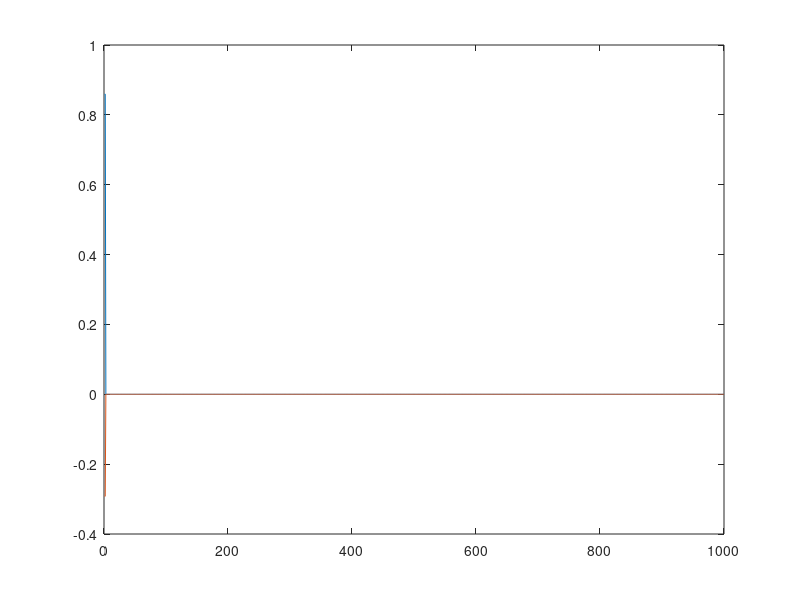

Source code (MATLAB): (Note: this script raises an error after producing the figure.)
%% PART 3
clear; close all; clc;

N1 = 10;                    % Number of Samples
Nmc = 1000;                 % Number of Monte Carlos
sigma_n = 0.3;              % Standard Deviation [deg/s]
t1 = 0:(N1-1);              % Time [s]
w1 = 2*pi/N1;               % Frequency [rad/s]
a = 1;                      % Gyroscope Bias Factor
b = 0;                      % Gyroscope Bias Factor

% Simulation
n1 = sigma_n*randn(N1,1);       % Noise
r1 = 100*sin(w1*t1)';           % Sine Wave
g1 = a*r1 + b*ones(N1,1) + n1;  % Gyroscope Measurements

% (A)
% Least Squares
Ha = [r1 ones(N1,1)];        % Geometry Matrix
xa = pinv(Ha)*g1;            % State Estimate
fprintf('a) 10 Sample; Individual Least Squares Estimate: [%0.3g %0.3g]\n', xa);

% (B)
xb = zeros(2,Nmc);
for i = 1:Nmc
    n1 = sigma_n*randn(N1,1);       % Noise
    g1 = a*r1 + b*ones(N1,1) + n1;  % Gyroscope Measurements
    Hb = [r1 ones(N1,1)];           % Geometry Matrix
    xb(:,i) = pinv(Hb)*g1;          % State Estimate
end
sigmab = std(xb,0,2);       % Sample Sigma
meanb = mean(xb,2);         % Sample Mean
sigmab_an = sigma_n/sqrt(N1);
fprintf('b) 10 Sample; Monte Carlo Least Squares Mean: [%0.3g %0.3g]\n', meanb);
fprintf('b) 10 Sample; Monte Carlo Least Squares Sigma: [%0.3g %0.3g]\n', sigmab);

N2 = 1000;
t2 = 0:(N2-1);              % Time [s]
w2 = 2*pi/N2;               % Frequency [Hz]

% Simulation
n2 = sigma_n*randn(N2,1);       % Noise
r2 = 100*sin(w2*t2)';           % Sine Wave
g2 = a*r2 + b*ones(N2,1) + n2;  % Gyroscope Measurements

% (C)
% Least Squares
Hc = [r2 ones(N2,1)];        % Geometry Matrix
xc = pinv(Hc)*g2;            % State Estimate
fprintf('c) 1000 Sample; Individual Least Squares Estimate: [%0.3g %0.3g]\n', xc);

xc = zeros(2,Nmc);
for i = 1:Nmc
    n2 = sigma_n*randn(N2,1);       % Noise
    g2 = a*r2 + b*ones(N2,1) + n2;  % Gyroscope Measurements
    Hc = [r2 ones(N2,1)];           % Geometry Matrix
    xc(:,i) = pinv(Hc)*g2;          % State Estimate
end
sigmac = std(xc,0,2);       % Sample Sigma
meanc = mean(xc,2);         % Sample Mean
fprintf('c) 1000 Sample; Monte Carlo Least Squares Mean: [%0.3g %0.3g]\n', meanc);
fprintf('c) 1000 Sample; Monte Carlo Least Squares Sigma: [%0.3g %0.3g]\n', sigmac);

% (D)
xr = zeros(2,N2);

% Simulation
nd = sigma_n*randn(N2,1);       % Noise
rd = 100*sin(w2*t2)';           % Sine Wave
gd = a*rd + b*ones(N2,1) + nd;  % Gyroscope Measurements

R = diag([sigma_n, sigma_n]);
batch = 2;

Hd = Hc(1:batch,:);
xr(:,1) = pinv(Hd)*gd(1:batch);
P = inv(Hd'*Hd);

idx = 2;
for i = batch:batch:N2-batch
    Hd = Hc(i:i+batch-1,:);
    % Kk = P*Hk'*inv(Hk*P*Hk' + R);
    % P = (eye(2) - Kk*Hk)*P;
    P = inv(inv(P) + Hd'*inv(R)*Hd);
    K = P*Hd'*inv(R);
    xr(:,idx) = xr(:,idx-1) + K*(gd(i:i+batch-1) - Hd*xr(:,idx-1));
end

figure();
plot(xr');

%% PART 4
clear; close all; clc;

N = 1000;                       % Number of Samples

numd = 0.25*[1 -0.8];           % Discrete TF Numerator
dend = [1 -1.9 0.95];           % Discrete TF Denominator
tfd = tf(numd, dend);           % Discrete TF
u = randn(N,1);                 % Input Noise
y = dlsim(numd,dend,u);         % Output Simulation
sigma1 = 0.01;                  % Output Noise Standard Deviation
Y = y + sigma1*randn(N,1);      % Output w/ Noise

Ha = [-Y(2:end-1) -Y(1:end-2) u(2:end-1) u(1:end-2)];
xa = pinv(Ha)*Y(3:end);

numID = xa(3:4)';
denID = [1 xa(1:2)'];
tfID = tf(numID, denID);
yID = dlsim(numID,denID,u);

figure();
bode(tfd, '-b');
hold('on');
bode(tfID, '--r')
title('Truth v. SysID Bode');
legend('Simulated', 'SysID');

figure();
hold('on');
plot(y, 'LineWidth', 2);
plot(yID, '--', 'LineWidth', 2);
title('Simulated Truth v. Simulated SysID');
legend('Truth', 'SysID');

N_mc = 10;
x_mc1 = zeros(4,N_mc);
for i = 1:N_mc
    u = randn(N,1);
    y = dlsim(numd,dend,u);
    Y = y + sigma1*randn(N,1);
    Ha = [-Y(2:end-1) -Y(1:end-2) u(2:end-1) u(1:end-2)];
    x_mc1(:,i) = pinv(Ha)*Y(3:end);
end
sigma_x_an1 = diag(sigma1*inv(Ha'*Ha));

sigma_x_mc1 = std(x_mc1,1,2);
mean_x_mc1 = mean(x_mc1,2);

sigma1 = 0.9;
x_mc2 = zeros(4,N_mc);
for i = 1:N_mc
    u = randn(N,1);
    y = dlsim(numd,dend,u);
    Y = y + sigma1*randn(N,1);
    Ha = [-Y(2:end-1) -Y(1:end-2) u(2:end-1) u(1:end-2)];
    x_mc2(:,i) = pinv(Ha)*Y(3:end);
end
sigma_x_an2 = diag(sigma1*inv(Ha'*Ha));

sigma_x_mc2 = std(x_mc2,1,2);
mean_x_mc2 = mean(x_mc2,2);

%% PART V
clear;
Tw = 1;
A = 0.1;
wc = 2;     % [rad/s]
w1 = -10:0.01:10; % [rad/s]

syms w
Sw = piecewise(abs(w) <= wc, A, abs(w) > wc, 0);
G = abs(1./(Tw*w1 + 1));

for i = 1:length(w1)
    if abs(w1(i)) < wc
        Sy1(i) = (A)/(Tw*w1(i) + 1);
    else
        Sy1(i) = 0;
    end
end

Sy2 = A./(Tw.*w1 + 1);

figure();
fplot(Sw, [-10 10], 'LineWidth', 2);
xlabel('Frequency [rad/s]');
ylabel('Magnitude');
title('PSD of Noise');
xline(-wc, '--k','LineWidth', 2);
xline(wc, '--k','LineWidth', 2);
ylim([-A*2 A*2])
ax = gca;
ax.FontSize = 18;

figure();
plot(w1, G, 'LineWidth', 2);
xlabel('Frequency [rad/s]');
ylabel('|G(jw)|');
title('|G(jw)| vs. Frequency');
ax = gca;
ax.FontSize = 18;

figure();
hold('on');
plot(w1,abs(Sy1), 'LineWidth', 2);
plot(w1,abs(Sy2), '--', 'LineWidth', 2);
xline(-wc, '--k','LineWidth', 2);
xline(wc, '--k','LineWidth', 2);
xlabel('Frequency [rad/s]');
ylabel('Sy');
title('Sy vs. Frequency');
legend('Sy1', 'Sy2');
ax = gca;
ax.FontSize = 18;